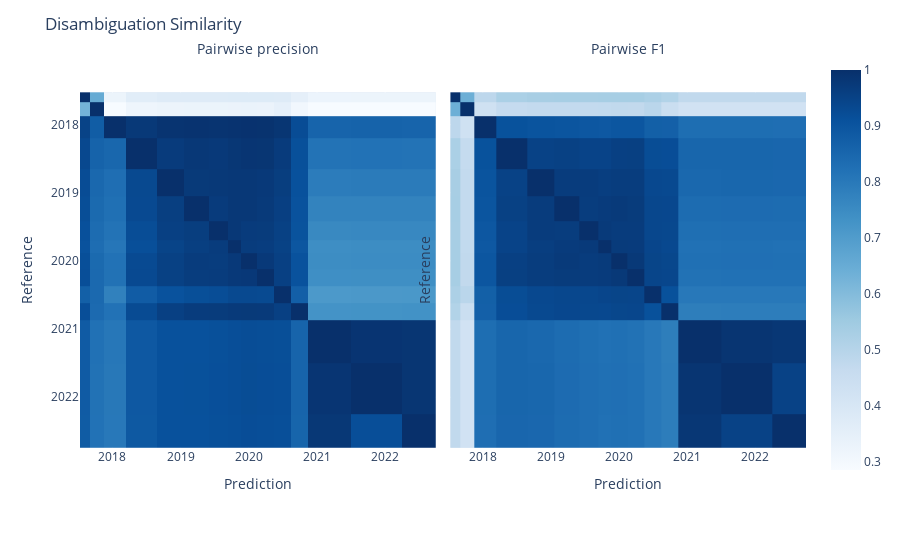

Notebook cell for this chart:
### Markdown cell above
## Disambiguation Similarity

Pairwise precision and pairwise F-score between pairs of predicted disambiguations (computed on their inner join). This is used to characterize changes in disambiguations over time. For a given timestamp on the y axis and a timestamp on the x axis, the pairwise precision is defined as:

- **pairwise precision:** the proportion of predicted links at time x that were also present at time y.

### Code cell
from er_evaluation.plots import plot_comparison

plot_comparison(predictions, color_continuous_scale="Blues")

### Figure 1 — Plotly figure (JSON) as saved in the notebook; plotly's stock layout.template omitted (floating-point values rounded to 4 significant figures; data arrays with more than 128 entries replaced by an {"elided": "..."} marker saying what was removed)
{"data": [{"coloraxis": "coloraxis", "hovertemplate": "x: %{x}<br>y: %{y}<br>color: %{z}<extra></extra>", "name": "0", "type": "heatmap", "x": ["2017-08-08T00:00:00", "2017-10-03T00:00:00", "2017-12-26T00:00:00", "2018-05-28T00:00:00", "2018-11-27T00:00:00", "2019-03-12T00:00:00", "2019-08-20T00:00:00", "2019-10-08T00:00:00", "2019-12-31T00:00:00", "2020-03-31T00:00:00", "2020-06-30T00:00:00", "2020-09-29T00:00:00", "2020-12-29T00:00:00", "2021-12-30T00:00:00", "2022-06-30T00:00:00"], "xaxis": "x", "y": ["2017-08-08T00:00:00", "2017-10-03T00:00:00", "2017-12-26T00:00:00", "2018-05-28T00:00:00", "2018-11-27T00:00:00", "2019-03-12T00:00:00", "2019-08-20T00:00:00", "2019-10-08T00:00:00", "2019-12-31T00:00:00", "2020-03-31T00:00:00", "2020-06-30T00:00:00", "2020-09-29T00:00:00", "2020-12-29T00:00:00", "2021-12-30T00:00:00", "2022-06-30T00:00:00"], "yaxis": "y", "z": {"elided": "15x15 float values"}}, {"coloraxis": "coloraxis", "hovertemplate": "x: %{x}<br>y: %{y}<br>color: %{z}<extra></extra>", "name": "1", "type": "heatmap", "x": ["2017-08-08T00:00:00", "2017-10-03T00:00:00", "2017-12-26T00:00:00", "2018-05-28T00:00:00", "2018-11-27T00:00:00", "2019-03-12T00:00:00", "2019-08-20T00:00:00", "2019-10-08T00:00:00", "2019-12-31T00:00:00", "2020-03-31T00:00:00", "2020-06-30T00:00:00", "2020-09-29T00:00:00", "2020-12-29T00:00:00", "2021-12-30T00:00:00", "2022-06-30T00:00:00"], "xaxis": "x2", "y": ["2017-08-08T00:00:00", "2017-10-03T00:00:00", "2017-12-26T00:00:00", "2018-05-28T00:00:00", "2018-11-27T00:00:00", "2019-03-12T00:00:00", "2019-08-20T00:00:00", "2019-10-08T00:00:00", "2019-12-31T00:00:00", "2020-03-31T00:00:00", "2020-06-30T00:00:00", "2020-09-29T00:00:00", "2020-12-29T00:00:00", "2021-12-30T00:00:00", "2022-06-30T00:00:00"], "yaxis": "y2", "z": {"elided": "15x15 float values"}}], "layout": {"annotations": [{"font": {"size": 14}, "showarrow": false, "text": "Pairwise precision", "x": 0.245, "xanchor": "center", "xref": "paper", "y": 1, "yanchor": "bottom", "yref": "paper"}, {"font": {"size": 14}, "showarrow": false, "text": "Pairwise F1", "x": 0.755, "xanchor": "center", "xref": "paper", "y": 1, "yanchor": "bottom", "yref": "paper"}], "coloraxis": {"colorscale": [[0, "rgb(247,251,255)"], [0.125, "rgb(222,235,247)"], [0.25, "rgb(198,219,239)"], [0.375, "rgb(158,202,225)"], [0.5, "rgb(107,174,214)"], [0.625, "rgb(66,146,198)"], [0.75, "rgb(33,113,181)"], [0.875, "rgb(8,81,156)"], [1, "rgb(8,48,107)"]]}, "margin": {"t": 60}, "title": {"text": "Disambiguation Similarity"}, "xaxis": {"anchor": "y", "constrain": "domain", "domain": [0, 0.49], "scaleanchor": "y", "title": {"text": "Prediction"}}, "xaxis2": {"anchor": "y2", "domain": [0.51, 1], "matches": "x", "title": {"text": "Prediction"}}, "yaxis": {"anchor": "x", "autorange": "reversed", "constrain": "domain", "domain": [0, 1], "title": {"text": "Reference"}}, "yaxis2": {"anchor": "x2", "domain": [0, 1], "matches": "y", "showticklabels": false, "title": {"text": "Reference"}}}}
